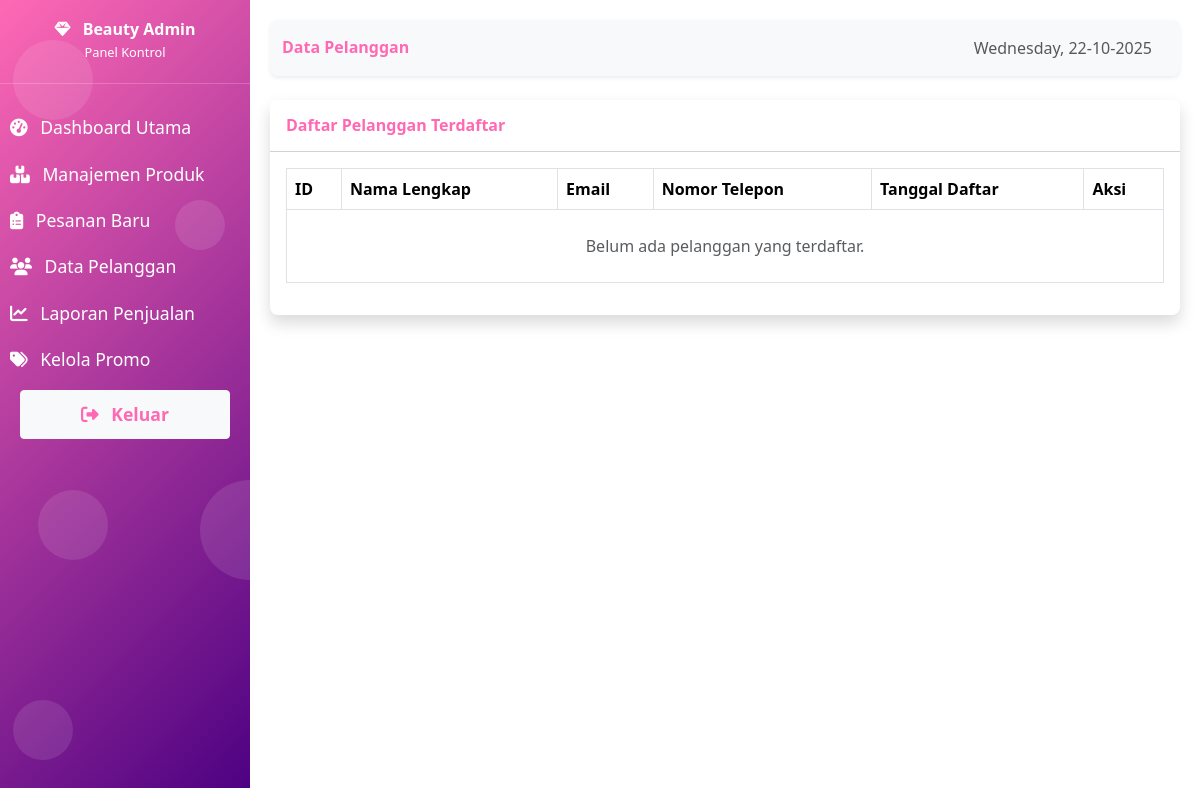
Page /admin/data-pelanggan.php on the earlier database version.
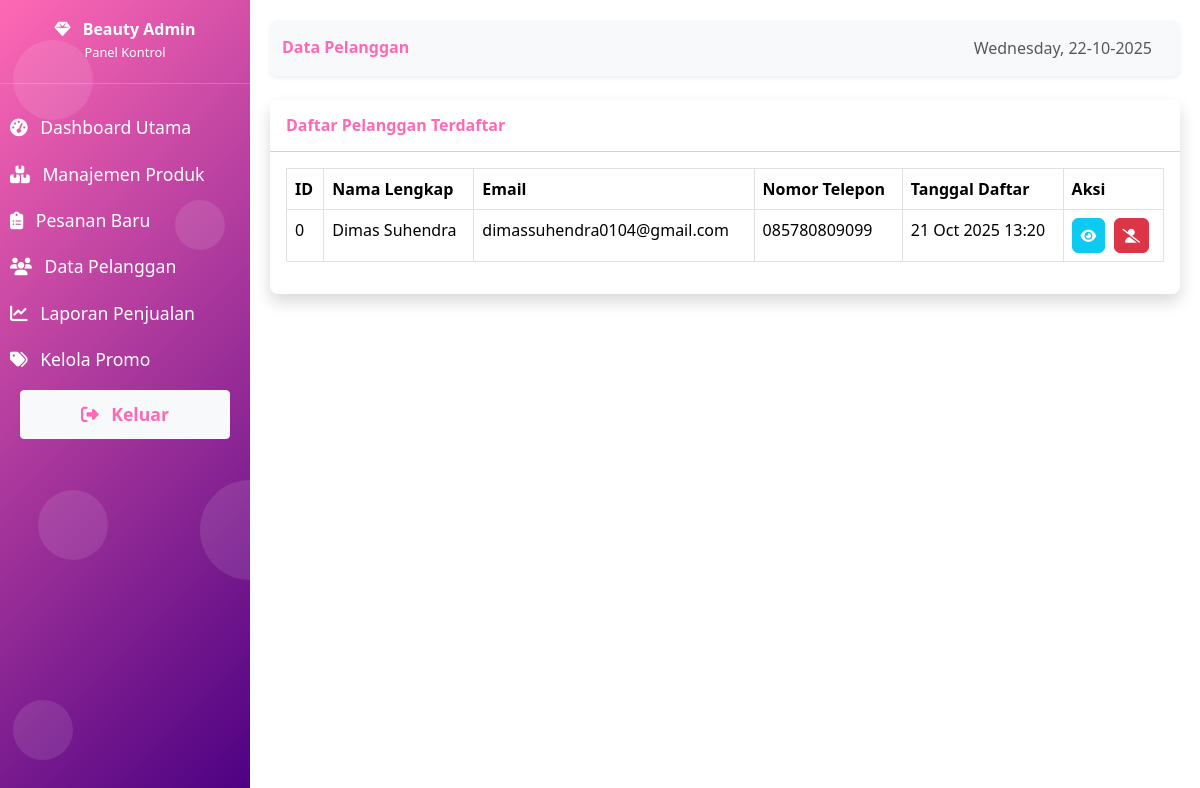
Same page on the later database version.
### tables this page shows
CREATE TABLE `users` (
  `id` int(11) NOT NULL,
  `full_name` varchar(100) NOT NULL,
  `email` varchar(100) NOT NULL,
  `password` varchar(255) NOT NULL,
  `phone_number` varchar(15) DEFAULT NULL,
  `created_at` timestamp NOT NULL DEFAULT current_timestamp(),
  `updated_at` timestamp NOT NULL DEFAULT current_timestamp() ON UPDATE current_timestamp()
);

### admin/data-pelanggan.php (the view, shortened to what this page needs)
<?php
require_once '../db_connect.php';
$sql_users = "
    SELECT
        id,
        full_name,
        email,
        phone_number,
        created_at
    FROM users
    ORDER BY created_at DESC
";
$result_users = mysqli_query($conn, $sql_users);
?>
<!DOCTYPE html>
<html lang="id">
<head>
    <script src="https://cdn.tailwindcss.com"></script>
    <link href="https://cdn.jsdelivr.net/npm/bootstrap@5.3.3/dist/css/bootstrap.min.css" rel="stylesheet">
    <link rel="stylesheet" href="https://cdnjs.cloudflare.com/ajax/libs/font-awesome/6.5.2/css/all.min.css">
    <link rel="stylesheet" href="https://cdn.datatables.net/2.0.8/css/dataTables.bootstrap5.css">
    <link rel="stylesheet" href="/beauty-fashion/css/style-admin.css">
</head>
<body>
    <div class="wrapper">
        <?php include 'sidebar.php';?>
        <div id="content">
            <nav class="navbar navbar-expand-lg navbar-light bg-light rounded-3 mb-4 shadow-sm">
                <div class="container-fluid">
                    <h2 class="text-pink-primary fw-bold mb-0">Data Pelanggan</h2>
                    <div class="d-flex">
                        <span class="navbar-text me-3 d-none d-sm-inline">
                            <?php echo date('l, d-m-Y'); ?>
                        </span>
                    </div>
                </div>
            </nav>
            <div class="card shadow mb-4 border-0 rounded-lg">
                <div class="card-header py-3 bg-white d-flex justify-content-between align-items-center">
                    <h6 class="m-0 fw-bold" style="color: var(--bs-pink-primary);">Daftar Pelanggan Terdaftar</h6>
                </div>
                <div class="card-body">
                    <div class="table-responsive">
                        <table class="table table-bordered table-hover" id="userTable" width="100%" cellspacing="0">
                            <thead class="bg-light">
                                <tr>
                                    <th>ID</th>
                                    <th>Nama Lengkap</th>
                                    <th>Email</th>
                                    <th>Nomor Telepon</th>
                                    <th>Tanggal Daftar</th>
                                    <th>Aksi</th>
                                </tr>
                            </thead>
                            <tbody>
                                <?php if (isset($result_users) && mysqli_num_rows($result_users) > 0): ?>
                                <?php while ($user = mysqli_fetch_assoc($result_users)): ?>
                                <tr>
                                    <td><?php echo htmlspecialchars($user['id']); ?></td>
                                    <td><?php echo htmlspecialchars($user['full_name']); ?></td>
                                    <td><?php echo htmlspecialchars($user['email']); ?></td>
                                    <td><?php echo htmlspecialchars($user['phone_number'] ?? '-'); ?></td>
                                    <td><?php echo date('d M Y H:i', strtotime($user['created_at'])); ?></td>
                                    <td class="btn-action-group">
                                        <a href="detail-pelanggan.php?id=<?php echo $user['id']; ?>"
                                            class="btn btn-info me-1 rounded-lg text-white" title="Lihat Detail"><i
                                                class="fas fa-eye"></i></a>
                                        <button class="btn btn-danger rounded-lg" title="Nonaktifkan Akun"
                                            onclick="confirmNonaktif(<?php echo $user['id']; ?>, '<?php echo htmlspecialchars($user['full_name']); ?>')">
                                            <i class="fas fa-user-slash"></i>
                                        </button>
                                    </td>
                                </tr>
                                <?php endwhile; ?>
                                <?php else: ?>
                                <tr>
                                    <td colspan="6" class="text-center py-4 text-muted">Belum ada pelanggan yang
                                        terdaftar.</td>
                                </tr>
                                <?php endif; ?>
                            </tbody>
                        </table>
                    </div>
                </div>
            </div>
        </div>
    </div>
</body>
</html>

Differences in the rows shown:
added users: id "0", full_name "Dimas Suhendra", email "dimassuhendra0104@gmail.com", phone_number "085780809099", created_at "21 Oct 2025 13:20"
Other differences:
text no longer shown: "Belum ada pelanggan yang terdaftar."
